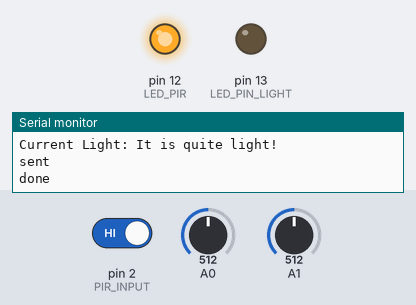
The program below on a simulated Arduino Uno, built with avr-gcc and run on an emulated ATmega328P. Shown: output pins drawn as LEDs (lit = HIGH), the last lines printed to the serial monitor. The test bench sets the inputs (shaded band); at power-on: A1 = 512, pin 2 (PIR_INPUT) HIGH, A0 = 512.

Above: at 3.2 s.
3.3 s: A1 set to 469
6.1 s: A1 set to 433
At 6.6 s:
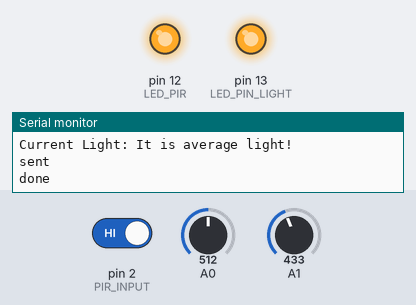
8.9 s: pin 2 (PIR_INPUT) driven LOW
At 11.5 s:
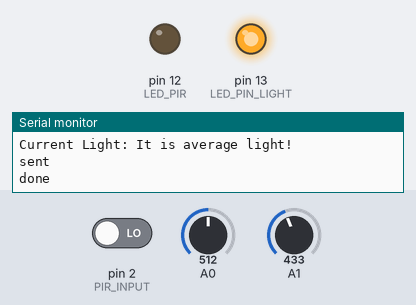
11.8 s: pin 2 (PIR_INPUT) driven HIGH
At 13.5 s:
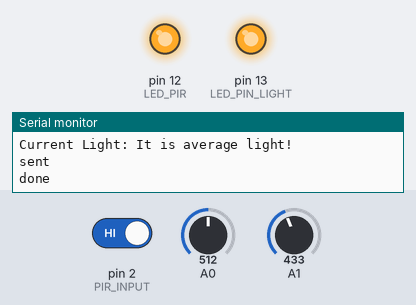
14.6 s: A1 set to 511
At 15.9 s:
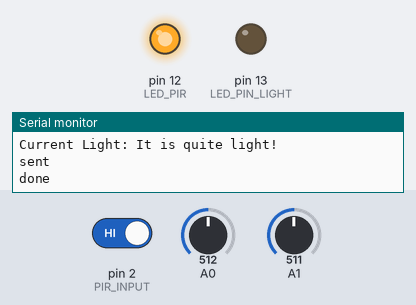
Timing chart, 0 to 17.6 s (numbered marks = the images above; inputs shaded):
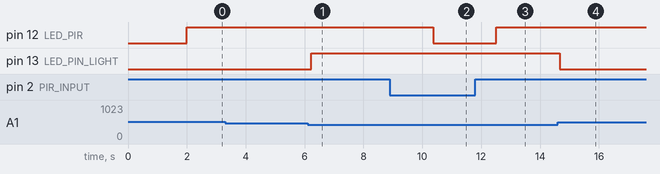

The program:

main.cpp
```cpp
#include <Arduino.h>
#include <SoftwareSerial.h>
#include "../lib/command.cpp"
#include "../lib/SensorHandler.cpp"
#include <Timer.h>

SoftwareSerial ESP_Serial(8,9); //Tx,Rx
String payload;
bool sendMsg = true;

// LED PIN
const byte LED_PIN_LIGHT=13;

// PIR Sensor
const byte LED_PIR=12;
const byte PIR_INPUT=2;
int PIR_STATE = LOW;

//TEMP Sensor
const int tempSensor = A0;
//Light sensor
const int lightSensor = A1;

Timer t;

void canSend(){
  sendMsg = true;
}

void executeCommand(String msg){
  if(Command::isCommand(msg)){
    String command = Command::extractCommand(msg);
    if(command.indexOf("ON") != -1){
      //LED ON
      digitalWrite(LED_PIN_LIGHT, HIGH);
    }
    if(command.indexOf("OFF") != -1){
      //LED OFF
      digitalWrite(LED_PIN_LIGHT, LOW);
    }
  }
}

void setup() {
  pinMode(LED_PIN_LIGHT, OUTPUT);

  pinMode(PIR_INPUT, INPUT);
  pinMode(LED_PIR, OUTPUT);

  Serial.begin(9600);
  ESP_Serial.begin(9600);
  delay(2000);

  // every 10 min can send a message
  t.every(1000, canSend);
}


void loop() {
  // Update time
  t.update();
  String alert = SensorHandler::readMotion(PIR_STATE, PIR_INPUT, LED_PIR);
  Serial.println(alert);


  String body = "-MSG-\n";
  body += "Current Temp: " + String(SensorHandler::calcTemp(tempSensor),2) + "C*\n";
  body += "Current Light: " + SensorHandler::calcLight(lightSensor);
  Serial.println(body);

  if(sendMsg){
    if(body.length()>0){
      // Write message to ESP8266
      ESP_Serial.write(body.c_str());
    }
    if(alert.length()>0){
      ESP_Serial.write(alert.c_str());
    }
    Serial.println("sent");
    sendMsg = false;
  }

  if (ESP_Serial.available() > 0){
    // Read message from ESP8266
    payload = ESP_Serial.readString();
    executeCommand(payload);
    delay(1000);
  }
  Serial.println("done");
  delay(2000);
}
```

Measured:
- the behaviour switches between 451 and 450 on A1 (found by bisection; images 0 and 1)
- after the input at 6.1 s, pin 13 (LED_PIN_LIGHT): LOW → HIGH after 0.12 s
- after the input at 8.9 s, pin 12 (LED_PIR): HIGH → LOW after 1.5 s
- after the input at 11.8 s, pin 12 (LED_PIR): LOW → HIGH after 0.72 s
- after the input at 14.6 s, pin 13 (LED_PIN_LIGHT): HIGH → LOW after 0.07 s
